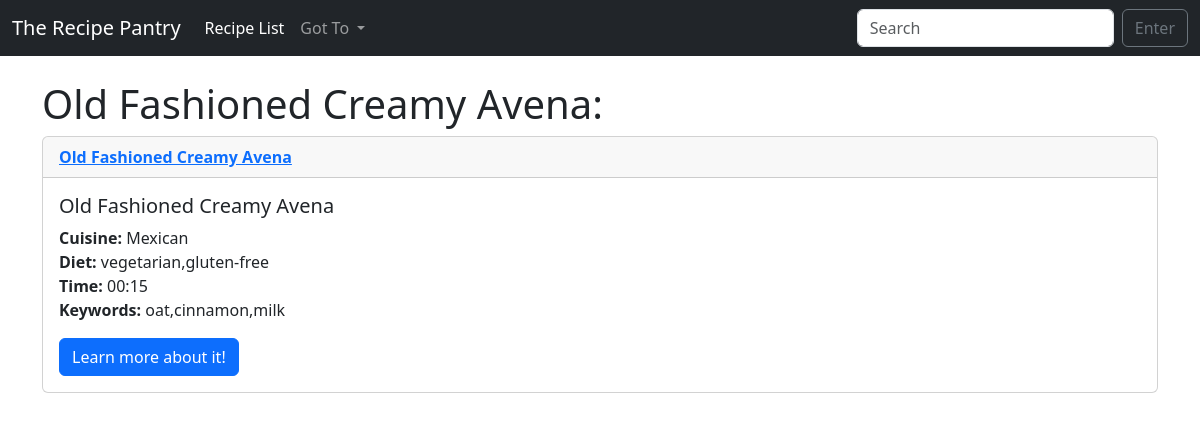
Screenshot of /single_recipe/17 with the database file from the repository.
### RecipeApp/models.py (models this page shows)
class Recipe(models.Model):
    name = models.CharField('Recipe name', max_length=100)
    link = models.CharField('Recipe link', max_length=200)
    cuisine = models.CharField('Recipe cuisine', max_length=100)
    diet = models.CharField('Recipe diet', max_length=100, null=True)
    prep_time = models.CharField('Recipe time', max_length=5)
    keywords = models.CharField('Recipe keyword', max_length=300)
    def __str__(self):
        return self.name

### RecipeApp/views.py (the view)
# urls.py: path('single_recipe/<recipe_id>', views.single_recipe, name='single-recipe'),
def single_recipe(request,recipe_id):
    recipe=Recipe.objects.get(pk=recipe_id)
    return render(request, 'single_recipe.html', {'recipe': recipe})

### RecipeApp/templates/single_recipe.html
{% extends 'base.html' %}
{% block content %}
    <h1>{{recipe.name}}: </h1>
    <div class="card">
  <div class="card-header">
      <a href="{%url 'single-recipe' recipe.id%}"><strong>{{recipe}}</strong> </a>
      <br/>
  </div>
  <div class="card-body">
    <h5 class="card-title">{{recipe.name}}</h5>
    <p class="card-text">
        <u1>
       <strong>Cuisine:</strong> {{recipe.cuisine}}<br/>
       <strong>Diet:</strong> {{recipe.diet}}<br/>
       <strong>Time:</strong> {{recipe.prep_time}}<br/>
       <strong>Keywords:</strong> {{recipe.keywords}}<br/>
    </u1>
    </p>
    <a href="{{recipe.link}}" class="btn btn-primary">Learn more about it!</a>
  </div>
</div>
{% endblock %}

### rows the page displays
Recipe: name "Old Fashioned Creamy Avena", cuisine "Mexican", diet "vegetarian,gluten-free", prep_time "00:15", keywords "oat,cinnamon,milk"
